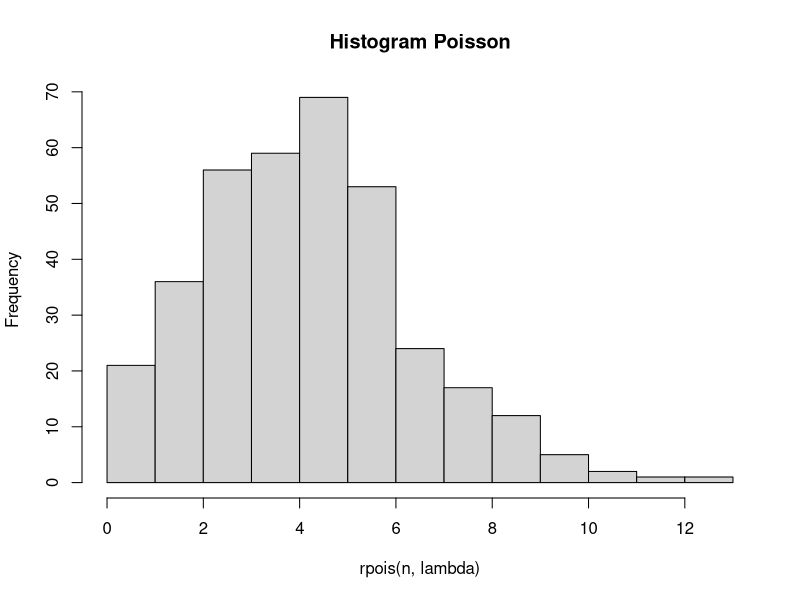

Here is the R script that generated this plot:
lambda = 4.5

# Poin A
x = 6
probability = dpois(x, lambda)
probability

# Poin B
x = 6
n = 356
hist(rpois(n, lambda), main = "Histogram Poisson")

#Poin C
# kahjdavsdaasdas
# asdjahbsdajs
# asdahvsd

# Poin D
mean = var = lambda
mean
var